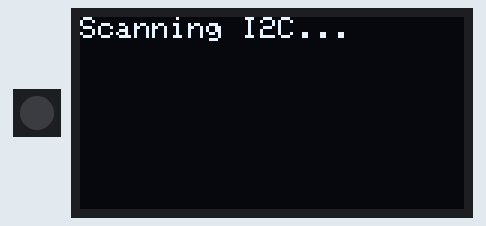
This sketch was run on a simulated ESP32-C6. On the bench: 1 RGB LEDs in strip order, left to right, 128×64 one-colour display. Dim RGB values are drawn brighter than linear; what the sketch prints to the serial monitor is not drawn.

Above: at 1.1 s.
At 11.28 s:
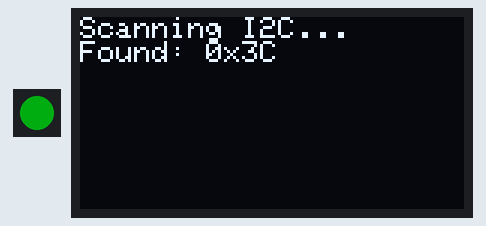
At 21.7 s:
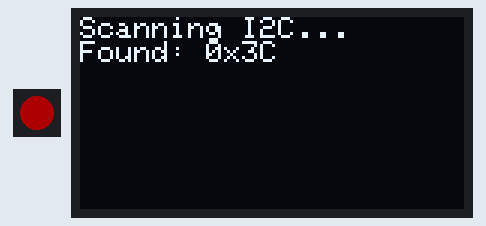
At 37.2 s:
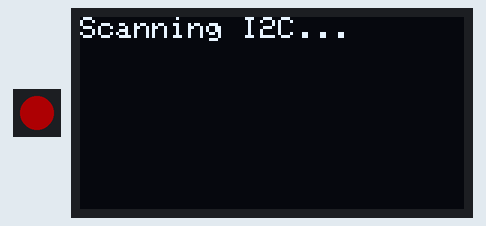
Timing chart, 0 to 40.0 s (numbered marks = the images above):
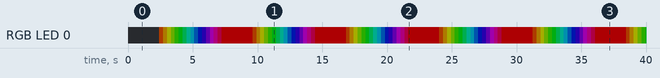

The sketch:

I2C_Scanner-ESP32_C6.ino
```cpp
#include <Wire.h>
#include <Adafruit_GFX.h>
#include <Adafruit_SSD1306.h>
#include <Adafruit_NeoPixel.h>

#define SCREEN_WIDTH 128
#define SCREEN_HEIGHT 64
#define OLED_RESET -1

// Для ESP32-C6 Super Mini (проверьте даташит!)
#define I2C_SDA 19
#define I2C_SCL 20
#define LED_PIN 8

Adafruit_SSD1306 display(SCREEN_WIDTH, SCREEN_HEIGHT, &Wire, OLED_RESET);
Adafruit_NeoPixel led(1, LED_PIN, NEO_GRB + NEO_KHZ800);

void setup() {
  Serial.begin(115200);
  delay(1000); // Даём время для инициализации Serial

  led.begin();
  led.setBrightness(50);

  // Инициализация I2C с указанием пинов
  Wire.begin(I2C_SDA, I2C_SCL);
  Wire.setClock(100000); // 100 kHz

  // Инициализация дисплея (пробуем оба адреса)
  if (!display.begin(SSD1306_SWITCHCAPVCC, 0x3C)) {  // Попробуйте 0x3D, если не работает
    Serial.println("SSD1306 не обнаружен!");
    while (1); // Зависаем, если дисплей не найден
  }

  Serial.println("SSD1306 найден!");
  display.clearDisplay();
  display.setTextSize(1);
  display.setTextColor(WHITE);
  display.setCursor(0, 0);
  display.println("Hello, ESP32-C6!");
  display.display();
}

void loop() {
  byte error, address;
  int nDevices = 0;

  display.clearDisplay();
  display.setCursor(0, 0);
  display.println("Scanning I2C...");
  display.display();
  delay(1000);

  for(address = 1; address < 127; address++) {
    Wire.beginTransmission(address);
    error = Wire.endTransmission();

    if (error == 0) {
      Serial.print("I2C device found at 0x");
      if (address < 16) Serial.print("0");
      Serial.println(address, HEX);

      display.print("Found: 0x");
      if (address < 16) display.print("0");
      display.println(address, HEX);
      nDevices++;
    }
  }

  if (nDevices == 0) {
    Serial.println("No I2C devices found");
    display.println("No devices found");
  } else {
    Serial.println("Scan completed.");
  }

  display.display();
  // Плавный градиент: красный → зелёный → синий → красный
  for (int hue = 0; hue < 256; hue++) {
    led.setPixelColor(0, led.ColorHSV(hue * 256, 255, 255));
    led.show();
    delay(20);
  }
  delay(1000); // Пауза между сканированиями
}
```

Measured:
- what the display in image 0 shows lasts 1.0 s, from 1.1 s to 2.1 s
